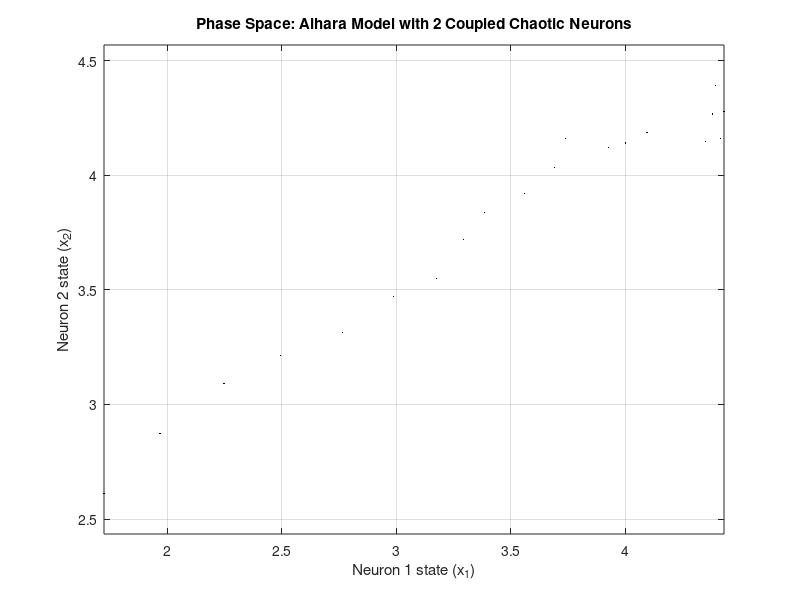

Write the MATLAB code that produced this figure.
function coupled_chaotic_aihara_2neuron_finite_memory()
    % Parameters
    M = 2;                         % Number of neurons
    T = 2000;                      % Total time steps
    k = 0.9;                       % Memory decay
    alpha = 0.5;                   % Refractory strength (reduced)
    theta = [0.0; 0.0];            % Thresholds
    epsilon = 0.04;                % Sigmoid steepness
    L = 20;                        % Finite memory length

    % Weight matrix (W_ij: influence of neuron j on i)
    W = [0.0, 1.0;
         1.0, 0.0];

    % Initialize states
    x = zeros(M, T);
    x(:,1:L) = randn(M, L) * 0.1;  % Small random initial conditions

    % Iterate over time
    for t = (L+1):T
        for i = 1:M
            recurrent_sum = 0;
            refractory_sum = 0;
            for r = 0:(L-1)
                decay = k^r;
                for j = 1:M
                    recurrent_sum = recurrent_sum + W(i,j) * decay * sigmoid(x(j, t-1-r), epsilon);
                end
                refractory_sum = refractory_sum + decay * sigmoid(x(i, t-1-r), epsilon);
            end
            x(i,t) = recurrent_sum - alpha * refractory_sum - theta(i);
        end
    end

    % Plot phase space
    figure;
    plot(x(1, L+1:end), x(2, L+1:end), 'k.', 'MarkerSize', 1);
    xlabel('Neuron 1 state (x_1)');
    ylabel('Neuron 2 state (x_2)');
    title('Phase Space: Aihara Model with 2 Coupled Chaotic Neurons');
    axis equal;
    grid on;
end

function y = sigmoid(x, epsilon)
    y = 1 ./ (1 + exp(-x / epsilon));
end
